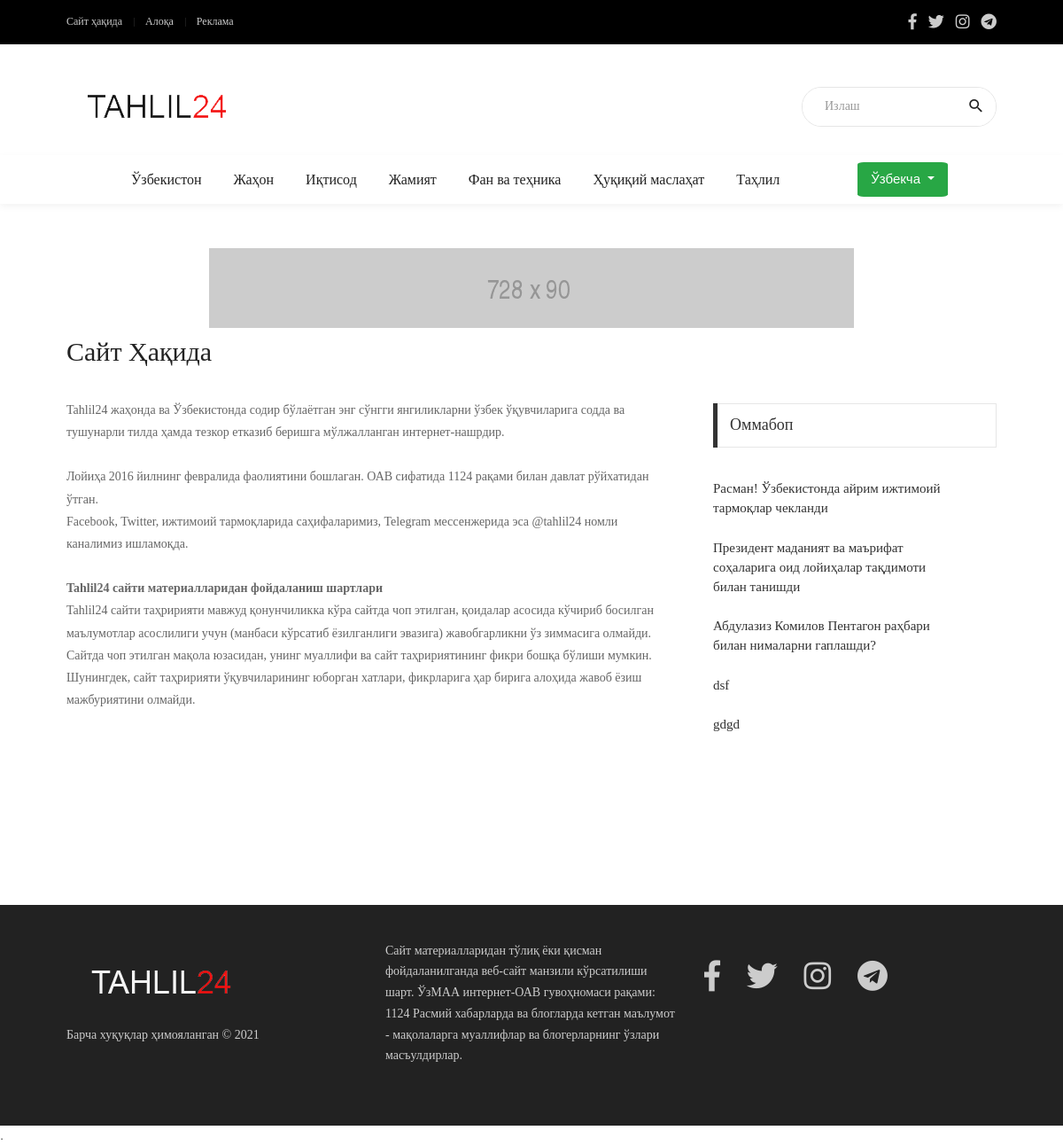
/about-site/, run on an earlier commit of the app's database.
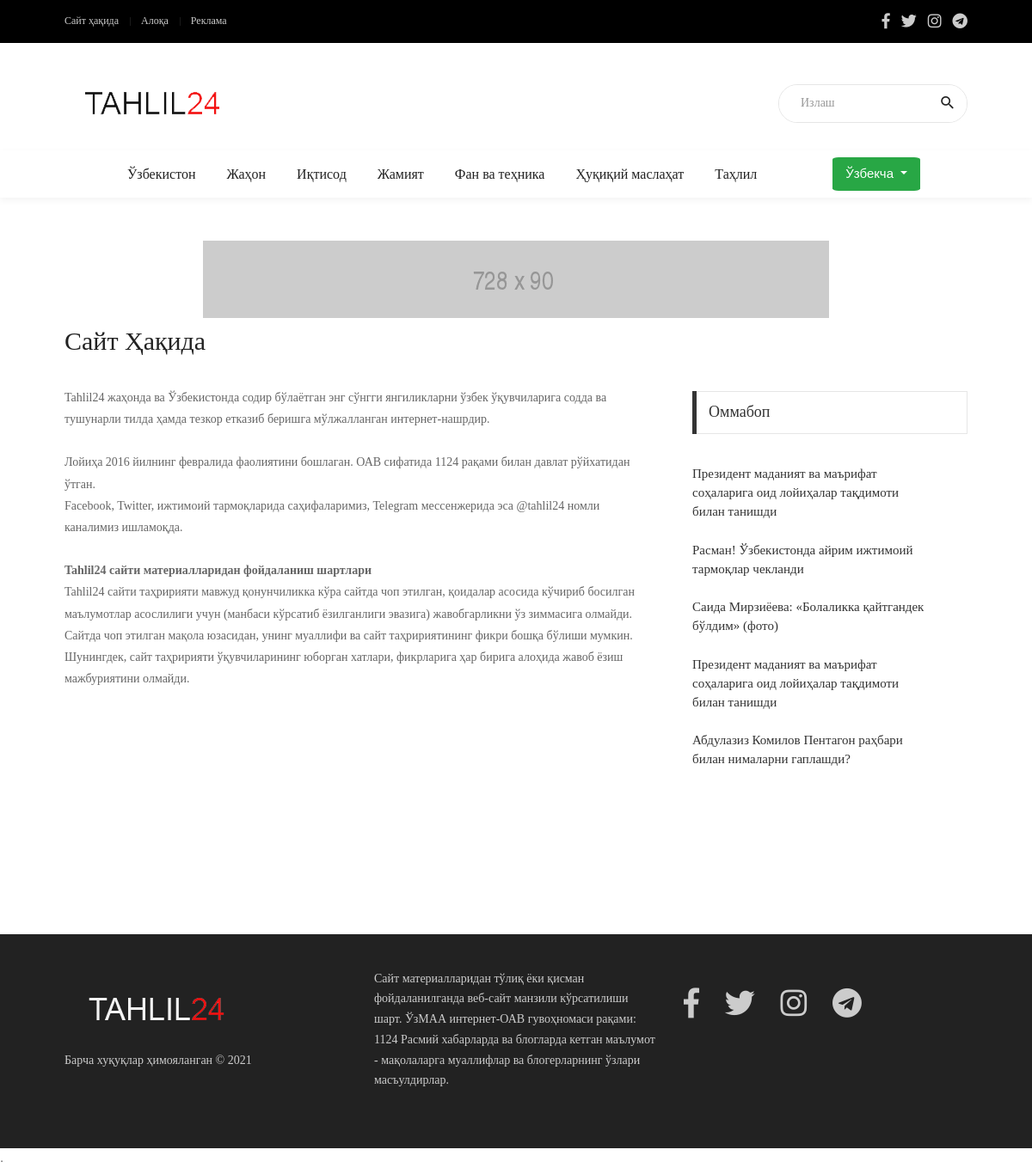
And on a later commit of the database.
### post/models.py (models this page shows, shortened)
class Posts(models.Model):
    user = models.ForeignKey(User,verbose_name='Muallif', on_delete=models.CASCADE)
    category = models.ForeignKey(Category,verbose_name='Xabar turi',
                                 on_delete=models.CASCADE)
    title = models.CharField(verbose_name='Xabar nomi',
                             max_length=255)
    image = models.ImageField(verbose_name='Asosiy rasim')
    content_mini = models.CharField(verbose_name='Xabardan kichik parcha', max_length=350)
    content = RichTextUploadingField(verbose_name='Xabar')
    views_post = models.ManyToManyField(IpModel, related_name='post_view', blank=True)
    add_time = models.DateField(verbose_name='Add post',
                                    auto_now_add=True)
    time_post = models.TimeField(auto_now_add=True)
    tags_new = TaggableManager()
    post_type = models.CharField(verbose_name="Post Turi", choices=POST_CHOICES, max_length=10 ,default='Default', null=True, blank=True)
    class Meta:
        verbose_name = 'Post'
        verbose_name_plural='Posts'
        ordering = ['-title']

### post/views.py (the view)
# urls.py: path('about-site/', AboutWebSite.as_view(), name='about-site'),
class AboutWebSite(TemplateView):
    template_name = 'about.html'
    def get_context_data(self, **kwargs):
        context = super(AboutWebSite, self).get_context_data(**kwargs)
        actual_post = Posts.objects.all().order_by('-views_post')[0:5]
        context['actual'] = actual_post
        return context

### frontend/templates/about.html (shortened to what this page needs)
{% extends 'base.html' %}
{% load static %}
{% block content %}
	<div class="container p-t-4 p-b-35">
		<h2 class="f1-l-1 cl2">
			Сайт Ҳақида
		</h2>
	</div>
	<section class="bg0 p-b-110">
		<div class="container">
			<div class="row justify-content-center">
				<div class="col-md-7 col-lg-8 p-b-30">
					<div class="p-r-10 p-r-0-sr991">
						<p class="f1-s-11 cl6 p-b-25">
							Tahlil24 жаҳонда ва Ўзбекистонда содир бўлаётган энг сўнгги янгиликларни ўзбек ўқувчиларига содда ва тушунарли тилда ҳамда тезкор етказиб беришга мўлжалланган интернет-нашрдир.
						</p>
						<p class="f1-s-11 cl6 p-b-25">
							Лойиҳа 2016 йилнинг февралида фаолиятини бошлаган. ОАВ сифатида 1124  рақами билан давлат рўйхатидан ўтган. <br>
							Facebook, Twitter,  ижтимоий тармоқларида саҳифаларимиз, Telegram мессенжерида эса @tahlil24 номли каналимиз ишламоқда.
						</p>
						<p class="f1-s-11 cl6 p-b-25">
							<b>Tahlil24 cайти материалларидан фойдаланиш шартлари</b>  <br>
							Tahlil24 сайти таҳририяти мавжуд қонунчиликка кўра сайтда чоп этилган, қоидалар асосида кўчириб босилган маълумотлар асослилиги учун (манбаси кўрсатиб ёзилганлиги эвазига) жавобгарликни ўз зиммасига олмайди. <br>
							Сайтда чоп этилган мақола юзасидан, унинг муаллифи ва сайт таҳририятининг фикри бошқа бўлиши мумкин. <br>
							Шунингдек, сайт таҳририяти ўқувчиларининг юборган хатлари, фикрларига ҳар бирига алоҳида жавоб ёзиш мажбуриятини олмайди. <br>
						</p>
					</div>
				</div>
				<div class="col-md-5 col-lg-4 p-b-30">
					<div class="p-l-10 p-rl-0-sr991 p-t-5">
						<div>
						<div class="p-b-30">
							<div class="how2 how2-cl4 flex-s-c">
								<h3 class="f1-m-2 cl3 tab01-title">
									Оммабоп
								</h3>
							</div>
							<ul class="p-t-35">
								{% if actual %}
								{% for post in actual %}
								<li class="flex-wr-sb-s p-b-22">
									<form action="" method="get" >
											<button type="submit" class="size-w-3 f1-s-7 cl3 hov-cl10 trans-03" style="text-align:left;">
													{{ post.title|safe }}
											</button>
									</form>
								</li>
									{% endfor %}
								{% endif %}
							</ul>
						</div>
						</div>
					</div>
				</div>
			</div>
		</div>
	</section>
{% endblock content %}

What changed in the data, as far as the page shows it:
no longer on this page (row edited): Posts: title "dsf"
no longer on this page (row edited): Posts: title "gdgd"
now on one of the page's lists (row edited): Posts: title "Президент маданият ва маърифат соҳаларига оид лойиҳалар тақдимоти билан танишди"
changed Posts "Президент маданият ва маърифат соҳаларига оид лойиҳалар тақдимоти билан танишди": moves up the list
added Posts: title "Cаида Мирзиёева: «Болаликка қайтгандек бўлдим» (фото)"
